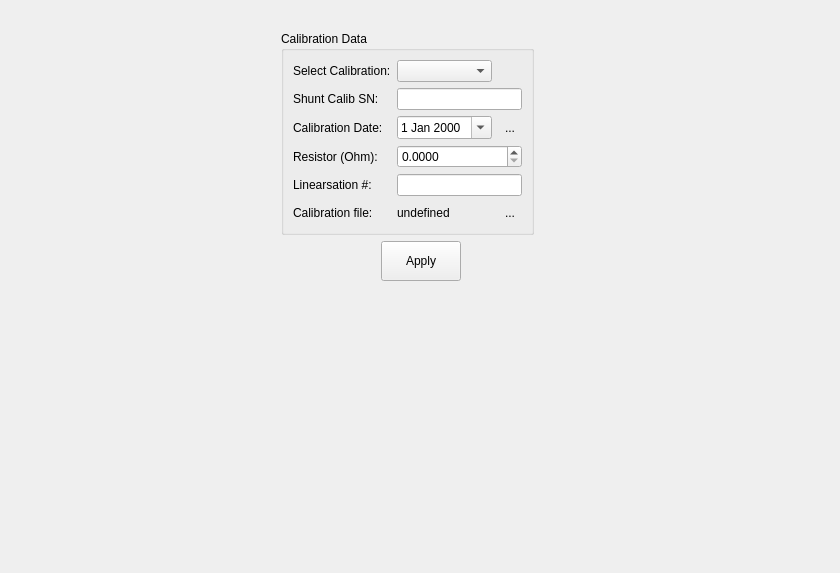
<?xml version="1.0" encoding="UTF-8"?>
<ui version="4.0">
 <class>PageSetupSV</class>
 <widget class="QWidget" name="PageSetupSV">
  <property name="geometry">
   <rect>
    <x>0</x>
    <y>0</y>
    <width>840</width>
    <height>573</height>
   </rect>
  </property>
  <property name="windowTitle">
   <string>Form</string>
  </property>
  <layout class="QGridLayout" name="gridLayout_4">
   <item row="2" column="1" colspan="2">
    <layout class="QHBoxLayout" name="horizontalLayout">
     <item>
      <spacer name="horizontalSpacer_2">
       <property name="orientation">
        <enum>Qt::Horizontal</enum>
       </property>
       <property name="sizeHint" stdset="0">
        <size>
         <width>40</width>
         <height>20</height>
        </size>
       </property>
      </spacer>
     </item>
     <item>
      <widget class="QPushButton" name="btnApply">
       <property name="minimumSize">
        <size>
         <width>0</width>
         <height>40</height>
        </size>
       </property>
       <property name="text">
        <string>Apply</string>
       </property>
      </widget>
     </item>
     <item>
      <spacer name="horizontalSpacer_5">
       <property name="orientation">
        <enum>Qt::Horizontal</enum>
       </property>
       <property name="sizeHint" stdset="0">
        <size>
         <width>40</width>
         <height>20</height>
        </size>
       </property>
      </spacer>
     </item>
    </layout>
   </item>
   <item row="0" column="0">
    <spacer name="horizontalSpacer">
     <property name="orientation">
      <enum>Qt::Horizontal</enum>
     </property>
     <property name="sizeHint" stdset="0">
      <size>
       <width>40</width>
       <height>20</height>
      </size>
     </property>
    </spacer>
   </item>
   <item row="1" column="1">
    <widget class="QGroupBox" name="grpCalibrationData">
     <property name="title">
      <string>Calibration Data</string>
     </property>
     <layout class="QGridLayout" name="gridLayout_3">
      <item row="2" column="0">
       <widget class="QLabel" name="label_2">
        <property name="text">
         <string>Calibration Date:</string>
        </property>
       </widget>
      </item>
      <item row="1" column="0">
       <widget class="QLabel" name="label">
        <property name="text">
         <string>Shunt Calib SN:</string>
        </property>
       </widget>
      </item>
      <item row="3" column="0">
       <widget class="QLabel" name="label_3">
        <property name="text">
         <string>Resistor (Ohm):</string>
        </property>
       </widget>
      </item>
      <item row="5" column="0">
       <widget class="QLabel" name="label_5">
        <property name="text">
         <string>Calibration file:</string>
        </property>
       </widget>
      </item>
      <item row="4" column="0">
       <widget class="QLabel" name="label_4">
        <property name="text">
         <string>Linearsation #:</string>
        </property>
       </widget>
      </item>
      <item row="2" column="1" colspan="2">
       <widget class="QDateEdit" name="dtpCalibDate">
        <property name="calendarPopup">
         <bool>true</bool>
        </property>
       </widget>
      </item>
      <item row="0" column="0">
       <widget class="QLabel" name="label_7">
        <property name="text">
         <string>Select Calibration:</string>
        </property>
       </widget>
      </item>
      <item row="2" column="3">
       <widget class="QToolButton" name="btnToday">
        <property name="toolTip">
         <string>Today</string>
        </property>
        <property name="text">
         <string>...</string>
        </property>
        <property name="icon">
         <iconset resource="images.qrc">
          <normaloff>:/images/calendar_view_day.png</normaloff>:/images/calendar_view_day.png</iconset>
        </property>
        <property name="autoRaise">
         <bool>true</bool>
        </property>
       </widget>
      </item>
      <item row="1" column="1" colspan="3">
       <widget class="QLineEdit" name="edtShutCalSN"/>
      </item>
      <item row="0" column="1" colspan="2">
       <widget class="QComboBox" name="cbCalibration"/>
      </item>
      <item row="3" column="1" colspan="3">
       <widget class="QDoubleSpinBox" name="spnResistor">
        <property name="decimals">
         <number>4</number>
        </property>
       </widget>
      </item>
      <item row="4" column="1" colspan="3">
       <widget class="QLineEdit" name="edtLinerization"/>
      </item>
      <item row="5" column="3">
       <widget class="QToolButton" name="btnSelectFile">
        <property name="text">
         <string>...</string>
        </property>
        <property name="icon">
         <iconset resource="images.qrc">
          <normaloff>:/images/file_manager.png</normaloff>:/images/file_manager.png</iconset>
        </property>
        <property name="autoRaise">
         <bool>true</bool>
        </property>
       </widget>
      </item>
      <item row="5" column="1" colspan="2">
       <widget class="QLabel" name="lblFileName">
        <property name="text">
         <string>undefined</string>
        </property>
       </widget>
      </item>
     </layout>
    </widget>
   </item>
   <item row="3" column="2">
    <spacer name="verticalSpacer">
     <property name="orientation">
      <enum>Qt::Vertical</enum>
     </property>
     <property name="sizeHint" stdset="0">
      <size>
       <width>20</width>
       <height>100</height>
      </size>
     </property>
    </spacer>
   </item>
   <item row="0" column="3">
    <spacer name="horizontalSpacer_3">
     <property name="orientation">
      <enum>Qt::Horizontal</enum>
     </property>
     <property name="sizeHint" stdset="0">
      <size>
       <width>40</width>
       <height>20</height>
      </size>
     </property>
    </spacer>
   </item>
  </layout>
 </widget>
 <resources>
  <include location="images.qrc"/>
 </resources>
 <connections/>
</ui>
